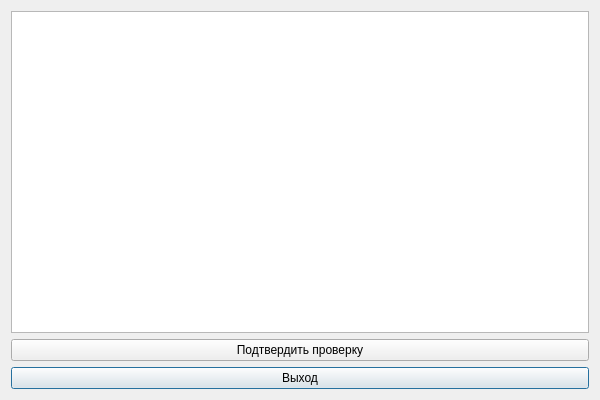
<?xml version="1.0" encoding="UTF-8"?>
<ui version="4.0">
 <class>GuardMenu</class>
 <widget class="QDialog" name="GuardMenu">
  <property name="geometry">
   <rect>
    <x>0</x>
    <y>0</y>
    <width>600</width>
    <height>400</height>
   </rect>
  </property>
  <property name="windowTitle">
   <string>Dialog</string>
  </property>
  <layout class="QGridLayout" name="gridLayout">
   <item row="2" column="0">
    <widget class="QPushButton" name="pushButton_exit">
     <property name="text">
      <string>Выход</string>
     </property>
    </widget>
   </item>
   <item row="1" column="0">
    <widget class="QPushButton" name="pushButton_border_control">
     <property name="text">
      <string>Подтвердить проверку</string>
     </property>
    </widget>
   </item>
   <item row="0" column="0">
    <widget class="QTableView" name="tableView"/>
   </item>
  </layout>
 </widget>
 <resources/>
 <connections/>
</ui>
